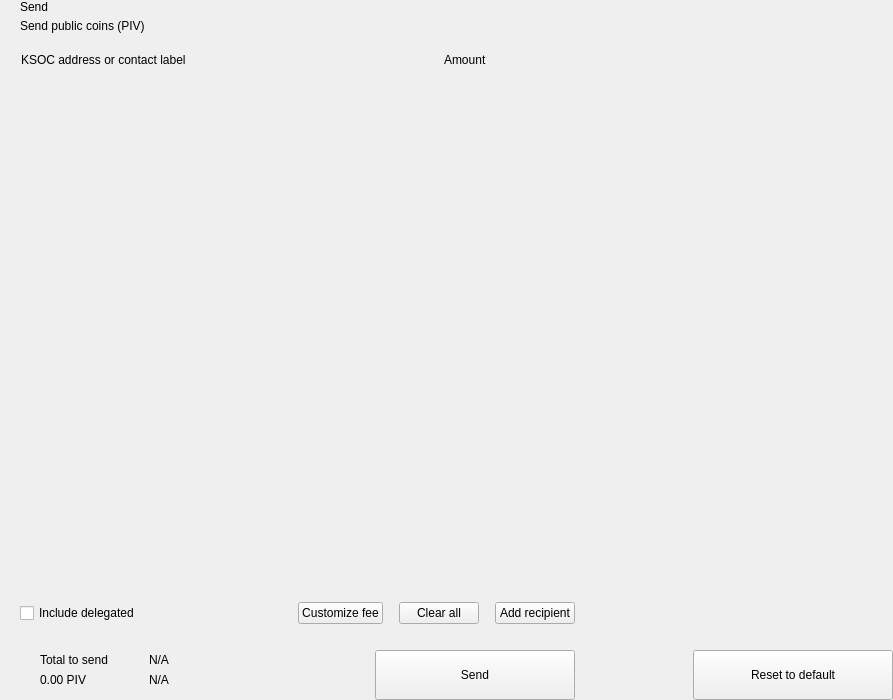
<?xml version="1.0" encoding="UTF-8"?>
<ui version="4.0">
 <class>send</class>
 <widget class="QWidget" name="send">
  <property name="geometry">
   <rect>
    <x>0</x>
    <y>0</y>
    <width>893</width>
    <height>700</height>
   </rect>
  </property>
  <property name="windowTitle">
   <string>Form</string>
  </property>
  <layout class="QHBoxLayout" name="horizontalLayout_2" stretch="2,1">
   <property name="spacing">
    <number>0</number>
   </property>
   <property name="leftMargin">
    <number>0</number>
   </property>
   <property name="topMargin">
    <number>0</number>
   </property>
   <property name="rightMargin">
    <number>0</number>
   </property>
   <property name="bottomMargin">
    <number>0</number>
   </property>
   <item>
    <widget class="QWidget" name="left" native="true">
     <layout class="QVBoxLayout" name="verticalLayout_3">
      <property name="spacing">
       <number>0</number>
      </property>
      <property name="leftMargin">
       <number>0</number>
      </property>
      <property name="topMargin">
       <number>0</number>
      </property>
      <property name="rightMargin">
       <number>0</number>
      </property>
      <property name="bottomMargin">
       <number>0</number>
      </property>
      <item>
       <layout class="QVBoxLayout" name="verticalLayout_22" stretch="0,0,0,1,0,0,0,0">
        <property name="spacing">
         <number>0</number>
        </property>
        <item>
         <layout class="QHBoxLayout" name="horizontalLayout_3">
          <property name="spacing">
           <number>0</number>
          </property>
          <property name="leftMargin">
           <number>20</number>
          </property>
          <property name="rightMargin">
           <number>20</number>
          </property>
          <item>
           <layout class="QVBoxLayout" name="verticalLayout">
            <property name="spacing">
             <number>5</number>
            </property>
            <item>
             <widget class="QLabel" name="labelTitle">
              <property name="text">
               <string>Send</string>
              </property>
              <property name="alignment">
               <set>Qt::AlignLeading|Qt::AlignLeft|Qt::AlignVCenter</set>
              </property>
             </widget>
            </item>
            <item>
             <widget class="QLabel" name="labelSubtitle1">
              <property name="text">
               <string>Send public coins (PIV)</string>
              </property>
             </widget>
            </item>
           </layout>
          </item>
          <item>
           <spacer name="horizontalSpacer">
            <property name="orientation">
             <enum>Qt::Horizontal</enum>
            </property>
            <property name="sizeHint" stdset="0">
             <size>
              <width>40</width>
              <height>20</height>
             </size>
            </property>
           </spacer>
          </item>
         </layout>
        </item>
        <item>
         <spacer name="verticalSpacer_2">
          <property name="orientation">
           <enum>Qt::Vertical</enum>
          </property>
          <property name="sizeType">
           <enum>QSizePolicy::Fixed</enum>
          </property>
          <property name="sizeHint" stdset="0">
           <size>
            <width>20</width>
            <height>20</height>
           </size>
          </property>
         </spacer>
        </item>
        <item>
         <layout class="QHBoxLayout" name="horizontalLayout" stretch="6,0,2">
          <property name="spacing">
           <number>0</number>
          </property>
          <property name="leftMargin">
           <number>10</number>
          </property>
          <property name="topMargin">
           <number>0</number>
          </property>
          <property name="rightMargin">
           <number>20</number>
          </property>
          <property name="bottomMargin">
           <number>0</number>
          </property>
          <item>
           <widget class="QLabel" name="labelSubtitleAddress">
            <property name="styleSheet">
             <string notr="true">margin-left:8px;</string>
            </property>
            <property name="text">
             <string>KSOC address or contact label</string>
            </property>
           </widget>
          </item>
          <item>
           <spacer name="horizontalSpacer_3">
            <property name="orientation">
             <enum>Qt::Horizontal</enum>
            </property>
            <property name="sizeType">
             <enum>QSizePolicy::Fixed</enum>
            </property>
            <property name="sizeHint" stdset="0">
             <size>
              <width>40</width>
              <height>1</height>
             </size>
            </property>
           </spacer>
          </item>
          <item>
           <widget class="QLabel" name="labelSubtitleAmount">
            <property name="text">
             <string>Amount</string>
            </property>
           </widget>
          </item>
         </layout>
        </item>
        <item>
         <widget class="QScrollArea" name="scrollArea">
          <property name="minimumSize">
           <size>
            <width>0</width>
            <height>350</height>
           </size>
          </property>
          <property name="styleSheet">
           <string notr="true">#scrollArea {
            background:transparent;
            margin-top:10px;
}</string>
          </property>
          <property name="horizontalScrollBarPolicy">
           <enum>Qt::ScrollBarAlwaysOff</enum>
          </property>
          <property name="sizeAdjustPolicy">
           <enum>QAbstractScrollArea::AdjustIgnored</enum>
          </property>
          <property name="widgetResizable">
           <bool>true</bool>
          </property>
          <property name="alignment">
           <set>Qt::AlignLeading|Qt::AlignLeft|Qt::AlignTop</set>
          </property>
          <widget class="QWidget" name="scrollAreaWidgetContents">
           <property name="geometry">
            <rect>
             <x>0</x>
             <y>0</y>
             <width>591</width>
             <height>16</height>
            </rect>
           </property>
           <property name="sizePolicy">
            <sizepolicy hsizetype="Preferred" vsizetype="Maximum">
             <horstretch>0</horstretch>
             <verstretch>0</verstretch>
            </sizepolicy>
           </property>
           <property name="autoFillBackground">
            <bool>false</bool>
           </property>
           <property name="styleSheet">
            <string notr="true">#scrollAreaWidgetContents {
             background:transparent;
             }</string>
           </property>
           <layout class="QVBoxLayout" name="verticalLayout_7">
            <property name="spacing">
             <number>0</number>
            </property>
            <property name="sizeConstraint">
             <enum>QLayout::SetDefaultConstraint</enum>
            </property>
            <property name="leftMargin">
             <number>0</number>
            </property>
            <property name="topMargin">
             <number>0</number>
            </property>
            <property name="rightMargin">
             <number>0</number>
            </property>
            <property name="bottomMargin">
             <number>0</number>
            </property>
           </layout>
          </widget>
         </widget>
        </item>
        <item>
         <spacer name="verticalSpacer_4">
          <property name="orientation">
           <enum>Qt::Vertical</enum>
          </property>
          <property name="sizeType">
           <enum>QSizePolicy::Fixed</enum>
          </property>
          <property name="sizeHint" stdset="0">
           <size>
            <width>20</width>
            <height>20</height>
           </size>
          </property>
         </spacer>
        </item>
        <item>
         <layout class="QHBoxLayout" name="horizontalLayout_20">
          <property name="spacing">
           <number>6</number>
          </property>
          <property name="leftMargin">
           <number>20</number>
          </property>
          <property name="rightMargin">
           <number>20</number>
          </property>
          <item>
           <widget class="QCheckBox" name="checkBoxDelegations">
            <property name="layoutDirection">
             <enum>Qt::LeftToRight</enum>
            </property>
            <property name="text">
             <string>Include delegated</string>
            </property>
           </widget>
          </item>
          <item>
           <spacer name="horizontalSpacer_4">
            <property name="orientation">
             <enum>Qt::Horizontal</enum>
            </property>
            <property name="sizeHint" stdset="0">
             <size>
              <width>10</width>
              <height>20</height>
             </size>
            </property>
           </spacer>
          </item>
          <item>
           <widget class="QPushButton" name="pushButtonFee">
            <property name="focusPolicy">
             <enum>Qt::NoFocus</enum>
            </property>
            <property name="text">
             <string>Customize fee</string>
            </property>
           </widget>
          </item>
          <item>
           <spacer name="horizontalSpacer_11">
            <property name="orientation">
             <enum>Qt::Horizontal</enum>
            </property>
            <property name="sizeType">
             <enum>QSizePolicy::Minimum</enum>
            </property>
            <property name="sizeHint" stdset="0">
             <size>
              <width>10</width>
              <height>20</height>
             </size>
            </property>
           </spacer>
          </item>
          <item>
           <widget class="QPushButton" name="pushButtonClear">
            <property name="focusPolicy">
             <enum>Qt::NoFocus</enum>
            </property>
            <property name="layoutDirection">
             <enum>Qt::RightToLeft</enum>
            </property>
            <property name="text">
             <string>Clear all</string>
            </property>
           </widget>
          </item>
          <item>
           <spacer name="horizontalSpacer_6">
            <property name="orientation">
             <enum>Qt::Horizontal</enum>
            </property>
            <property name="sizeType">
             <enum>QSizePolicy::Fixed</enum>
            </property>
            <property name="sizeHint" stdset="0">
             <size>
              <width>10</width>
              <height>20</height>
             </size>
            </property>
           </spacer>
          </item>
          <item>
           <widget class="QPushButton" name="pushButtonAddRecipient">
            <property name="focusPolicy">
             <enum>Qt::NoFocus</enum>
            </property>
            <property name="text">
             <string>Add recipient</string>
            </property>
           </widget>
          </item>
         </layout>
        </item>
        <item>
         <spacer name="verticalSpacer">
          <property name="orientation">
           <enum>Qt::Vertical</enum>
          </property>
          <property name="sizeType">
           <enum>QSizePolicy::Fixed</enum>
          </property>
          <property name="sizeHint" stdset="0">
           <size>
            <width>20</width>
            <height>16</height>
           </size>
          </property>
         </spacer>
        </item>
        <item>
         <layout class="QHBoxLayout" name="horizontalLayout_7">
          <property name="rightMargin">
           <number>20</number>
          </property>
          <item>
           <layout class="QHBoxLayout" name="horizontalLayout_10">
            <property name="spacing">
             <number>0</number>
            </property>
            <property name="leftMargin">
             <number>8</number>
            </property>
            <item>
             <widget class="QStackedWidget" name="stackedWidget">
              <property name="minimumSize">
               <size>
                <width>0</width>
                <height>60</height>
               </size>
              </property>
              <property name="maximumSize">
               <size>
                <width>16777215</width>
                <height>60</height>
               </size>
              </property>
              <widget class="QWidget" name="page1">
               <layout class="QVBoxLayout" name="verticalLayout_71" stretch="0">
                <property name="spacing">
                 <number>6</number>
                </property>
                <property name="leftMargin">
                 <number>12</number>
                </property>
                <property name="topMargin">
                 <number>0</number>
                </property>
                <property name="rightMargin">
                 <number>0</number>
                </property>
                <property name="bottomMargin">
                 <number>0</number>
                </property>
                <item>
                 <widget class="QWidget" name="coinWidget" native="true">
                  <property name="minimumSize">
                   <size>
                    <width>0</width>
                    <height>60</height>
                   </size>
                  </property>
                  <property name="maximumSize">
                   <size>
                    <width>16777215</width>
                    <height>60</height>
                   </size>
                  </property>
                  <layout class="QHBoxLayout" name="horizontalLayout_9">
                   <property name="spacing">
                    <number>0</number>
                   </property>
                   <property name="leftMargin">
                    <number>20</number>
                   </property>
                   <property name="topMargin">
                    <number>10</number>
                   </property>
                   <property name="rightMargin">
                    <number>20</number>
                   </property>
                   <property name="bottomMargin">
                    <number>10</number>
                   </property>
                   <item>
                    <layout class="QVBoxLayout" name="verticalSend">
                     <property name="spacing">
                      <number>0</number>
                     </property>
                     <item>
                      <widget class="QLabel" name="labelTitleTotalSend">
                       <property name="text">
                        <string>Total to send</string>
                       </property>
                      </widget>
                     </item>
                     <item>
                      <widget class="QLabel" name="labelAmountSend">
                       <property name="text">
                        <string notr="true">0.00 PIV</string>
                       </property>
                      </widget>
                     </item>
                    </layout>
                   </item>
                   <item>
                    <spacer name="horizontalSpacer_9">
                     <property name="orientation">
                      <enum>Qt::Horizontal</enum>
                     </property>
                     <property name="sizeType">
                      <enum>QSizePolicy::Fixed</enum>
                     </property>
                     <property name="sizeHint" stdset="0">
                      <size>
                       <width>20</width>
                       <height>20</height>
                      </size>
                     </property>
                    </spacer>
                   </item>
                   <item>
                    <widget class="QLabel" name="labelLine">
                     <property name="minimumSize">
                      <size>
                       <width>1</width>
                       <height>0</height>
                      </size>
                     </property>
                     <property name="maximumSize">
                      <size>
                       <width>1</width>
                       <height>16777215</height>
                      </size>
                     </property>
                     <property name="text">
                      <string/>
                     </property>
                    </widget>
                   </item>
                   <item>
                    <spacer name="horizontalSpacer_10">
                     <property name="orientation">
                      <enum>Qt::Horizontal</enum>
                     </property>
                     <property name="sizeType">
                      <enum>QSizePolicy::Fixed</enum>
                     </property>
                     <property name="sizeHint" stdset="0">
                      <size>
                       <width>20</width>
                       <height>20</height>
                      </size>
                     </property>
                    </spacer>
                   </item>
                   <item>
                    <layout class="QVBoxLayout" name="verticalRemaining">
                     <property name="spacing">
                      <number>0</number>
                     </property>
                     <item>
                      <widget class="QLabel" name="labelTitleTotalRemaining">
                       <property name="text">
                        <string notr="true">N/A</string>
                       </property>
                      </widget>
                     </item>
                     <item>
                      <widget class="QLabel" name="labelAmountRemaining">
                       <property name="text">
                        <string notr="true">N/A</string>
                       </property>
                      </widget>
                     </item>
                    </layout>
                   </item>
                  </layout>
                 </widget>
                </item>
               </layout>
              </widget>
              <widget class="QWidget" name="page_2"/>
             </widget>
            </item>
           </layout>
          </item>
          <item>
           <spacer name="horizontalSpacer_5">
            <property name="orientation">
             <enum>Qt::Horizontal</enum>
            </property>
            <property name="sizeType">
             <enum>QSizePolicy::Expanding</enum>
            </property>
            <property name="sizeHint" stdset="0">
             <size>
              <width>40</width>
              <height>20</height>
             </size>
            </property>
           </spacer>
          </item>
          <item alignment="Qt::AlignBottom">
           <widget class="QPushButton" name="pushButtonSave">
            <property name="minimumSize">
             <size>
              <width>200</width>
              <height>50</height>
             </size>
            </property>
            <property name="maximumSize">
             <size>
              <width>200</width>
              <height>50</height>
             </size>
            </property>
            <property name="focusPolicy">
             <enum>Qt::NoFocus</enum>
            </property>
            <property name="text">
             <string>Send</string>
            </property>
           </widget>
          </item>
         </layout>
        </item>
       </layout>
      </item>
     </layout>
    </widget>
   </item>
   <item>
    <widget class="QWidget" name="right" native="true">
     <layout class="QVBoxLayout" name="verticalLayout_5">
      <property name="leftMargin">
       <number>0</number>
      </property>
      <property name="topMargin">
       <number>0</number>
      </property>
      <property name="rightMargin">
       <number>0</number>
      </property>
      <property name="bottomMargin">
       <number>0</number>
      </property>
      <item>
       <layout class="QVBoxLayout" name="verticalLayout_4">
        <property name="spacing">
         <number>6</number>
        </property>
        <item>
         <widget class="OptionButton" name="btnCoinControl" native="true">
          <property name="minimumSize">
           <size>
            <width>0</width>
            <height>50</height>
           </size>
          </property>
         </widget>
        </item>
        <item>
         <widget class="OptionButton" name="btnChangeAddress" native="true">
          <property name="minimumSize">
           <size>
            <width>0</width>
            <height>50</height>
           </size>
          </property>
         </widget>
        </item>
        <item>
         <widget class="OptionButton" name="btnUri" native="true">
          <property name="minimumSize">
           <size>
            <width>0</width>
            <height>50</height>
           </size>
          </property>
         </widget>
        </item>
        <item>
         <spacer name="verticalSpacer_5">
          <property name="orientation">
           <enum>Qt::Vertical</enum>
          </property>
          <property name="sizeHint" stdset="0">
           <size>
            <width>20</width>
            <height>40</height>
           </size>
          </property>
         </spacer>
        </item>
        <item>
         <layout class="QHBoxLayout" name="horizontalLayout_8">
          <item>
           <spacer name="horizontalSpacer_7">
            <property name="orientation">
             <enum>Qt::Horizontal</enum>
            </property>
            <property name="sizeHint" stdset="0">
             <size>
              <width>40</width>
              <height>20</height>
             </size>
            </property>
           </spacer>
          </item>
          <item>
           <widget class="QPushButton" name="pushButtonReset">
            <property name="minimumSize">
             <size>
              <width>200</width>
              <height>50</height>
             </size>
            </property>
            <property name="maximumSize">
             <size>
              <width>200</width>
              <height>50</height>
             </size>
            </property>
            <property name="focusPolicy">
             <enum>Qt::NoFocus</enum>
            </property>
            <property name="text">
             <string>Reset to default</string>
            </property>
           </widget>
          </item>
         </layout>
        </item>
       </layout>
      </item>
     </layout>
    </widget>
   </item>
  </layout>
 </widget>
 <customwidgets>
  <customwidget>
   <class>OptionButton</class>
   <extends>QWidget</extends>
   <header>qt/ksoc/optionbutton.h</header>
   <container>1</container>
  </customwidget>
 </customwidgets>
 <resources/>
 <connections/>
</ui>
